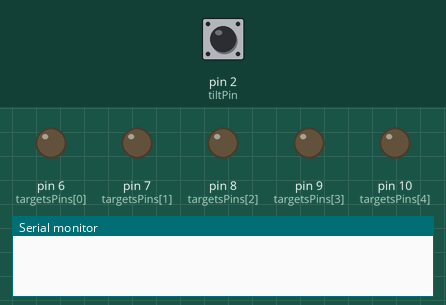
Simulated run of this sketch. Board: Arduino Uno, built with avr-gcc and run on an emulated ATmega328P. Shown: output pins drawn as LEDs (lit = HIGH), the last lines printed to the serial monitor. Inputs (shaded band) come from the test bench; at power-on: pin 2 (tiltPin) LOW. Random numbers use the default seed unless the sketch sets one.

Above: at 0.1 s.
At 1.2 s:
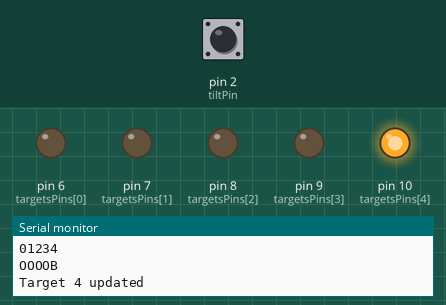
1.3 s: pin 2 (tiltPin) driven HIGH
2.8 s: pin 2 (tiltPin) pulsed LOW 5 times (0.12 s each, 0.3 s apart)
5.8 s: pin 2 (tiltPin) pulsed LOW 2 times (0.12 s each, 0.3 s apart)
At 13.0 s:
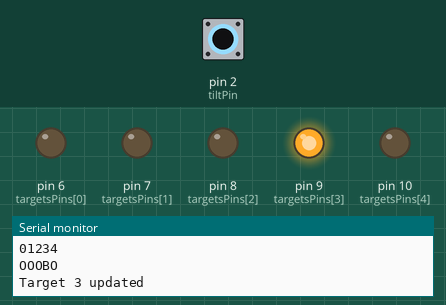
Timing chart, 0 to 33.9 s (numbered marks = the images above; inputs shaded):
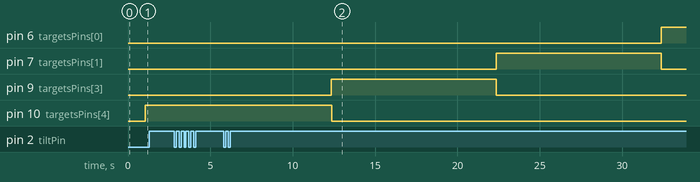

The sketch:

hockeyTarget.ino
```cpp
#include <stdio.h>

//Times are in seconds

enum class litStatus { off, lit, blinking};

const int totalTargets = 5;
int litTime = 10;
int totalTime = 180;
int changeTime = 10;
int timeUsed = 0;
int blinkTime = 1;
const bool useDeMux = false;
int lastLitTarget = -1;
bool stillLit = false;
int targetsLeft = totalTargets;
int tiltLedPin = 12;
int tiltPin = 2;
int tiltStatus = LOW;

int targetHitThreshold = 50;


typedef struct {
  int blinkTime;
  int timeLimit;
  bool hit;
  int timeLeft;
  enum  litStatus lit;
  int color;
  int pin;
} target;


//To convert times to milliseconds
int multiplier = 1000;

//Time triggering
long previousMillis = 0;
int interval = 1000;

target targets[totalTargets];
int targetsPins[totalTargets] = {6,7,8,9,10};

void initTargets(){
  for (int i=0; i<totalTargets; i++){
    targets[i].blinkTime = blinkTime*multiplier;
    targets[i].timeLimit = litTime*multiplier;
    targets[i].hit = false;
    targets[i].timeLeft = 0;
    targets[i].lit = litStatus::off;
    targets[i].color = 0;
    targets[i].pin = targetsPins[i];
    pinMode(targetsPins[i], OUTPUT);
  }
}

void showStatus(){
  Serial.println("#### TARGET STATUS ###");
  char buf[12];
  for (int i = 0; i<totalTargets; i++){
      Serial.print(itoa(i, buf, 10));
  }
  Serial.println("");
  for (int i = 0; i<totalTargets; i++){
    if (targets[i].hit){
      Serial.print("H");
    }else if (targets[i].lit == litStatus::lit){
      Serial.print("H");
    }else if (targets[i].lit == litStatus::blinking){
      Serial.print("B");
      digitalWrite(targets[i].pin, HIGH);
    }else if (targets[i].lit == litStatus::off){
      Serial.print("O");
      digitalWrite(targets[i].pin, LOW);
    }else{
      Serial.print("?");
    }
  }
  Serial.println("");
  Serial.println("");
}

int updateTargets(int timePassed){
  stillLit = false;
  int litTarget = 0;
  for (int i = 0; i<totalTargets; i++){
    if (targets[i].timeLeft > 0){
      stillLit = true;
      lastLitTarget = i;
      litTarget = i;
      Serial.print("Target ");
      char buf[12];
      Serial.print(itoa(i,buf,10));
      Serial.print(" updated");
      Serial.println("");
      targets[i].timeLeft = targets[i].timeLeft - timePassed;
    }
  }
  Serial.println("");
  Serial.println("");
  return litTarget;
}

void updateTargetsStatus(){

}

bool isMoving(int i){
  return true;
}

int checkTarget(int i){
  if(isMoving(i)){
    hitTarget(i);
  }
}

void checkTargets(){
    for (int i = 0; i<totalTargets; i++){
      checkTarget(i);
    }
}

bool roundEnded(){

}

void setTarget(int i){
    lastLitTarget=i;
    targets[i].hit = false;
    targets[i].timeLeft = litTime * multiplier;
    targets[i].lit = litStatus::blinking;
}

void unsetTarget(int i){
    targets[i].hit = false;
    targets[i].timeLeft = 0;
    targets[i].lit = litStatus::off;
}

void hitTarget(int i){
    targets[i].hit = true;
    targets[i].timeLeft = 0;
    targets[i].lit = litStatus::lit;
    targetsLeft--;
}

int selectTarget(){
  stillLit = false;
  int newTarget = lastLitTarget;
  for (int i = 0; i<totalTargets; i++){
    if (targets[i].timeLeft > 0){
      stillLit = true;
      lastLitTarget = i;
      Serial.print("Target ");
      char buf[12];
      Serial.print(itoa(i,buf,10));
      Serial.print(" has still ");
      Serial.print(itoa(targets[i].timeLeft,buf,10));
      Serial.println(" milliseconds left");
    }
  }
  if (!stillLit){
    //All targets are either hit or off
    do{
        newTarget = random(totalTargets);
     }while((newTarget == lastLitTarget)  || (targets[newTarget].hit));
     //We check that the new target is different from the current one (unles it is the last one) and that it is not an already hit target.
    Serial.print("New target selected: ");
    char buf[12];
    Serial.println(itoa(newTarget,buf,10));
    unsetTarget(lastLitTarget);
    setTarget(newTarget);

  }
  return newTarget;
}

void saveTime(){

}

void saveTargets(){

}

void targetHit(){
  Serial.println("###################################################");
  Serial.println("Target has been hit");
  Serial.println("###################################################");
  digitalWrite(tiltLedPin, HIGH);
  delay(1000);
  digitalWrite(tiltLedPin, LOW);

}

void setup() {
  // put your setup code here, to run once:
  Serial.begin(9600);
  randomSeed(analogRead(0));
  initTargets();
  attachInterrupt(digitalPinToInterrupt(tiltPin), targetHit, CHANGE);
  setTarget(random(totalTargets));
}

int intervalAction(long timePassed){
  int result = 0;

  return result;
}
void loop() {

  unsigned long currentMillis = millis();
  char buf[12];
  if(currentMillis - previousMillis > interval) {
    long timeCount = currentMillis - previousMillis;
    previousMillis = currentMillis;
    Serial.print("Time passed: ");
    Serial.println(itoa(timeCount,buf,10));
    int newTarget = selectTarget();
    showStatus();
    updateTargets(timeCount);
  }
}
```
